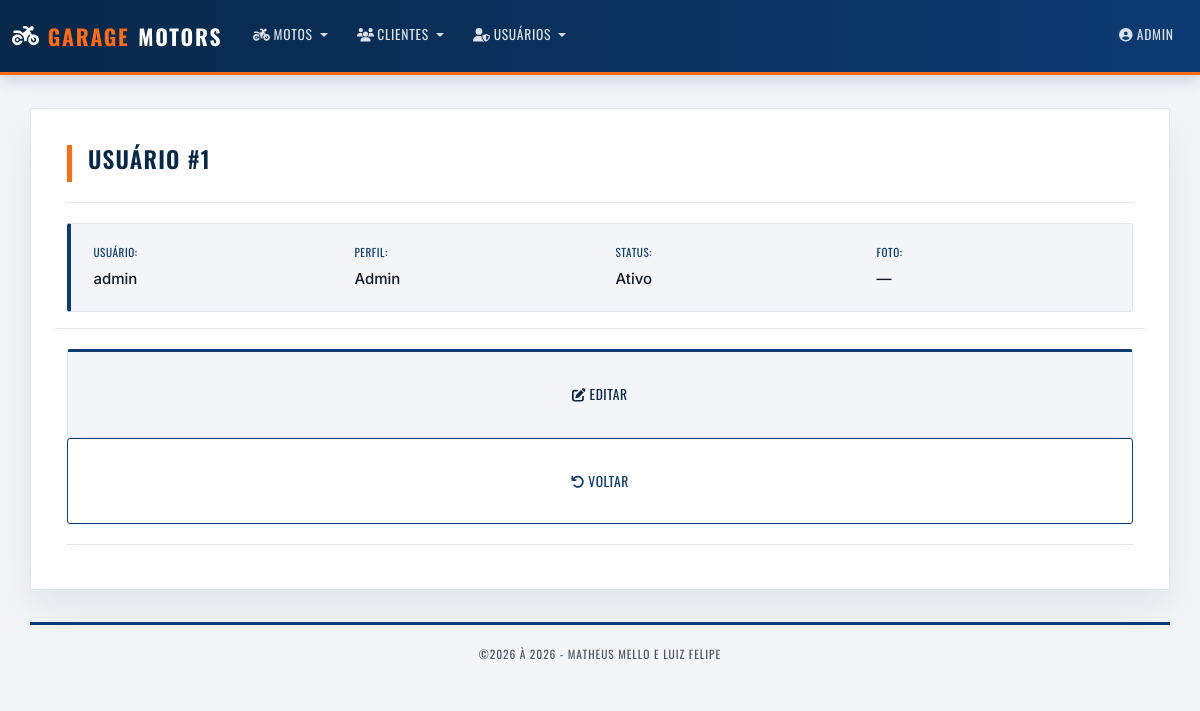
Screenshot of /usuarios/view.php?id=1 (signed in) with the database file from the repository.
### tables this page shows
CREATE TABLE IF NOT EXISTS Usuarios (
  Id_Usu     INT NOT NULL AUTO_INCREMENT PRIMARY KEY,
  Id_Permi   INT NOT NULL,
  Login_usu  VARCHAR(50)  NOT NULL UNIQUE,
  Senha_usu  VARCHAR(255) NOT NULL,
  Foto_usu   VARCHAR(30)  NULL,
  Ativo_usu  TINYINT(1) NOT NULL DEFAULT 1,
  CONSTRAINT FK_Usuarios_Permi FOREIGN KEY (Id_Permi) REFERENCES Permi(Id_Permi)
);

CREATE TABLE IF NOT EXISTS Permi (
  Id_Permi        INT NOT NULL AUTO_INCREMENT PRIMARY KEY,
  Nome_Permi      VARCHAR(50)  NOT NULL UNIQUE,
  Descricao_Permi VARCHAR(255) NULL
);

### inc/database.php (called while the page is built, shortened)
<?php
function open_database()
{
	try {
		$conn = new mysqli(DB_HOST, DB_USER, DB_PASSWORD, DB_NAME);
		$conn->set_charset("utf8mb4");
		return $conn;
	} catch (Exception $e) {
		throw new Exception("Erro ao conectar no banco de dados\n {$e->getMessage()}");
	}
}
function identificador($nome)
{
	return "`$nome`";
}
function find($table = null, $id = null, $pk = 'Id')
{
	$found = null;
	try {
		$database = open_database();
		$sql = "SELECT * FROM " . identificador($table) . " WHERE " . identificador($pk) . " = ? LIMIT 1";
		$stmt = $database->prepare($sql);
		$stmt->bind_param('s', $id);
		$stmt->execute();
		$found = $stmt->get_result()->fetch_assoc() ?: null;
	} catch (Exception $e) {
		erro_banco($e);
	}
	return $found;
}
function find_all($table, $orderBy = null)
{
	$found = null;
	try {
		$database = open_database();
		$sql = "SELECT * FROM " . identificador($table);
		if ($orderBy) {
			$sql .= " ORDER BY " . identificador($orderBy);
		}
		$result = $database->query($sql);
		if ($result->num_rows > 0) {
			$found = $result->fetch_all(MYSQLI_ASSOC);
		}
	} catch (Exception $e) {
		erro_banco($e);
	}
	return $found;
}
?>

### usuarios/function.php (called while the page is built, shortened)
<?php
include_once('../inc/auth.php');
$permissoes = [];
function carregarPermissoes()
{
	$permissoes = find_all('Permi', 'Nome_Permi') ?: [];
}
function nomePermissao($idPermi)
{
	global $permissoes;
	foreach ($permissoes as $p) {
		if ((int) $p['Id_Permi'] === (int) $idPermi) {
			return $p['Nome_Permi'];
		}
	}
	return '—';
}
function view($id = null)
{
	carregarPermissoes();
	$id = (int) $id;
	$usuario = $id > 0 ? find(USUARIOS_TABELA, $id, USUARIOS_PK) : null;
}
?>

### inc/auth.php (called while the page is built, shortened)
<?php
function h($texto)
{
	return htmlspecialchars((string) $texto, ENT_QUOTES, 'UTF-8');
}
function foto_usuario_url($foto)
{
	if (empty($foto)) {
		return null;
	}
	$arquivo = basename($foto);
	return BASEURL . 'uploads/usuarios/' . rawurlencode($arquivo);
}

### usuarios/view.php (the view, shortened to what this page needs)
<?php
include('function.php');
view($_GET['id'] ?? null);
$foto = foto_usuario_url($usuario['Foto_usu'] ?? null);
$perfil = nomePermissao($usuario['Id_Permi']);
?>
<h2>Usuário #<?php echo (int) $usuario['Id_Usu']; ?></h2>
<hr>
<div class="detail-panel">
    <div class="detail-grid">
        <div class="detail-item">
            <span class="detail-label">Usuário:</span>
            <span class="detail-value"><?php echo h($usuario['Login_usu']); ?></span>
        </div>
        <div class="detail-item">
            <span class="detail-label">Perfil:</span>
            <span class="detail-value"><?php echo h($perfil); ?></span>
        </div>
        <div class="detail-item">
            <span class="detail-label">Status:</span>
            <span class="detail-value"><?php echo $usuario['Ativo_usu'] ? 'Ativo' : 'Inativo'; ?></span>
        </div>
        <div class="detail-item">
            <span class="detail-label">Foto:</span>
            <span class="detail-value">
                <?php if ($foto): ?>
                    <img src="<?php echo h($foto); ?>" alt="Foto de <?php echo h($usuario['Login_usu']); ?>"
                        class="detail-image">
                <?php else: ?>
                    &mdash;
                <?php endif; ?>
            </span>
        </div>
    </div>
</div>
<div id="actions" class="row">
    <div class="col-md-12">
        <a href="edit.php?id=<?php echo (int) $usuario['Id_Usu']; ?>" class="btn btn-secondary">
            <i class="fa-solid fa-pen-to-square"></i> Editar</a>
        <a href="index.php" class="btn btn-light"><i class="fa-solid fa-arrow-rotate-left"></i> Voltar</a>
    </div>
</div>

### css/style.css (style rules this page uses)
:root { --rl-white: #ffffff; --rl-off-white: #f3f5f8; --rl-panel: #ffffff; --rl-ink: #131a24; --rl-ink-soft: #4b5563; --rl-border: #e1e5eb; --rl-blue: #0d3b73; --rl-blue-deep: #082849; --rl-blue-tint: #eaf1fb; --rl-orange: #ff6a13; --rl-orange-dark: #d6560b; --rl-orange-tint: #fff1e6; --rl-orange-glow: rgba(255, 106, 19, 0.28); --rl-radius: 3px; --rl-font-display: 'Oswald', 'Arial Narrow', Impact, sans-serif; --rl-font-body: 'Inter', -apple-system, BlinkMacSystemFont, 'Segoe UI', Roboto, sans-serif; }
* { box-sizing: border-box; }
html { scroll-behavior: smooth; }
body { margin: 0; padding-top: 92px; padding-bottom: 0; background-color: var(--rl-off-white); color: var(--rl-ink-soft); font-family: var(--rl-font-body); font-size: 15px; line-height: 1.6; -webkit-font-smoothing: antialiased; }
h1, h2, h3, h4, h5, h6 { font-family: var(--rl-font-display); color: var(--rl-blue-deep); text-transform: uppercase; letter-spacing: 0.05em; font-weight: 600; }
h2 { font-size: 1.45rem; position: relative; padding-left: 1rem; padding-bottom: 0.6rem; margin-bottom: 1.25rem; border-left: 5px solid var(--rl-orange); }
hr { border: none; border-top: 1px solid var(--rl-border); opacity: 1; margin: 1.25rem 0; }
a { color: var(--rl-blue); }
.row > [class*="col-"] > a.btn.btn-secondary, .row > [class*="col-"] > a.btn.btn-light { display: block; background-color: var(--rl-off-white); border: 1px solid var(--rl-border); border-top: 3px solid var(--rl-blue); border-radius: var(--rl-radius); padding: 2rem 0.5rem; color: var(--rl-blue-deep); transition: all 0.25s ease; position: relative; overflow: hidden; }
.btn { font-family: var(--rl-font-display); text-transform: uppercase; letter-spacing: 0.04em; font-size: 0.85rem; border-radius: var(--rl-radius); padding: 0.55rem 1.15rem; transition: all 0.2s ease; border-width: 1px; }
.btn-secondary { background-color: var(--rl-orange); border-color: var(--rl-orange); color: var(--rl-white); }
.btn-light { background-color: var(--rl-white) !important; border: 1px solid var(--rl-blue) !important; color: var(--rl-blue) !important; }
#actions { border-top: 1px solid var(--rl-border); padding-top: 1.25rem; margin-top: 0.5rem; }
.detail-panel { background-color: var(--rl-off-white); border: 1px solid var(--rl-border); border-left: 4px solid var(--rl-blue); border-radius: var(--rl-radius); padding: 1.25rem 1.4rem; margin-bottom: 1rem; overflow: hidden; }
.detail-grid { display: grid; grid-template-columns: repeat(auto-fit, minmax(200px, 1fr)); gap: 1.1rem 1.75rem; }
.detail-item { display: flex; flex-direction: column; gap: 0.3rem; min-width: 0; }
.detail-label { font-family: var(--rl-font-display); text-transform: uppercase; font-size: 0.7rem; letter-spacing: 0.05em; color: var(--rl-blue); }
.detail-value { color: var(--rl-ink); font-weight: 500; word-break: break-word; overflow-wrap: anywhere; }

### rows the page displays
usuarios: Id_Usu "1", Login_usu "admin", Id_Permi.Nome_Permi "Admin"

### other values shown
$_SESSION['usuario']['login'] "ADMIN"
$dt->format("Y") "2026"
